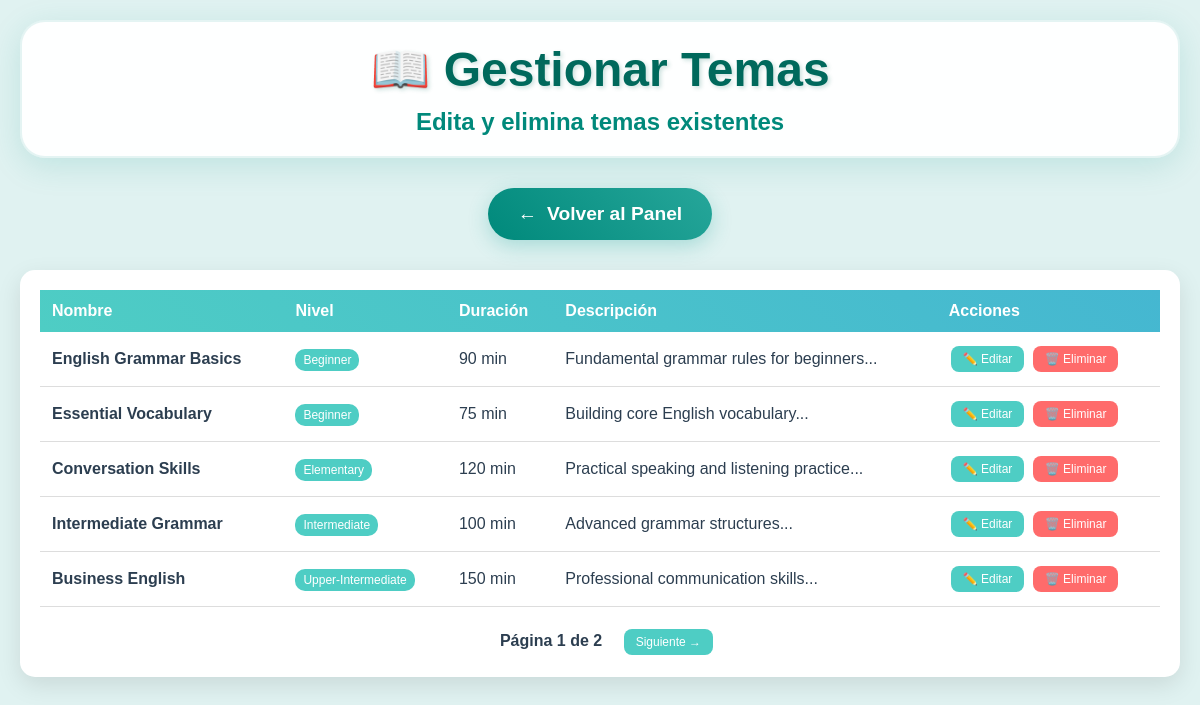
/?controller=teacher&action=manageTopics (signed in), run on the app's committed database.
### tables this page shows
CREATE TABLE Tema (
    id INT PRIMARY KEY AUTO_INCREMENT,
    nombre VARCHAR(255) NOT NULL,
    descripcion TEXT,
    nivel_requerido ENUM('Beginner', 'Elementary', 'Intermediate', 'Upper-Intermediate', 'Advanced'),
    audios TEXT,
    contenidos TEXT,
    duracion_estimada INT DEFAULT 60  
);

### controllers/TeacherController.php (called while the page is built, shortened)
<?php
require_once 'models/Tema.php';
class TeacherController {
    private $temaModel;
    public function __construct() {
        $this->temaModel = new Tema();
    }
    public function manageTopics() {
        $page = $_GET['page'] ?? 1;
        $limit = 5;
        $data = [
            'temas' => $this->temaModel->getAll($page, $limit),
            'total' => $this->temaModel->getCount(),
            'current_page' => $page,
            'total_pages' => ceil($this->temaModel->getCount() / $limit),
            'page_title' => 'Gestionar Temas'
        ];
        $this->loadView('teacher/manage_topics', $data);
    }
    private function loadView($view, $data = []) {
        extract($data);
        require_once "views/$view.php";
    }
}
?>

### models/Tema.php (called while the page is built, shortened)
<?php
require_once 'config/Database.php';
class Tema {
    private $db;
    public function __construct() {
        $this->db = Database::getInstance()->getConnection();
    }
    public function getAll($page = 1, $limit = 10) {
        $offset = ($page - 1) * $limit;
        $stmt = $this->db->prepare("SELECT * FROM Tema ORDER BY nivel_requerido, nombre LIMIT $limit OFFSET $offset");
        $stmt->execute();
        return $stmt->fetchAll(PDO::FETCH_ASSOC);
    }
}
?>

### config/Database.php (called while the page is built)
<?php
class Database {
    private static $instance = null;
    private $pdo;
    private function __construct() {
        $host = 'localhost';
        $dbname = 'english_learning_system';
        $username = 'root';
        $password = 'root';
        try {
            $this->pdo = new PDO("mysql:host=$host;dbname=$dbname;charset=utf8", $username, $password);
            $this->pdo->setAttribute(PDO::ATTR_ERRMODE, PDO::ERRMODE_EXCEPTION);
            $this->pdo->setAttribute(PDO::ATTR_DEFAULT_FETCH_MODE, PDO::FETCH_ASSOC);
        } catch(PDOException $e) {
            die("Database connection failed: " . $e->getMessage());
        }
    }
    public static function getInstance() {
        if (self::$instance === null) {
            self::$instance = new self();
        }
        return self::$instance;
    }
    public function getConnection() {
        return $this->pdo;
    }
}
?>

### views/teacher/manage_topics.php (the view, shortened to what this page needs)
<!DOCTYPE html>
<html lang="es">
<head>
    <link rel="stylesheet" href="/englishdemo/assets/css/styles_kids.css">
</head>
<body>
    <div class="manage-container">
        <div class="header bounce fade-in">
            <h1>📖 Gestionar Temas</h1>
            <p>Edita y elimina temas existentes</p>
        </div>
        <nav class="nav-menu">
            <a href="/englishdemo/?controller=teacher&action=panel" class="nav-btn exercises">
                <span>←</span>
                <span>Volver al Panel</span>
            </a>
        </nav>
        <div class="topics-table">
            <table style="width: 100%; border-collapse: collapse;">
                <thead>
                    <tr style="background: linear-gradient(45deg, #4ECDC4, #45B7D1); color: white;">
                        <th style="padding: 12px; text-align: left;">Nombre</th>
                        <th style="padding: 12px; text-align: left;">Nivel</th>
                        <th style="padding: 12px; text-align: left;">Duración</th>
                        <th style="padding: 12px; text-align: left;">Descripción</th>
                        <th style="padding: 12px; text-align: left;">Acciones</th>
                    </tr>
                </thead>
                <tbody>
                    <?php if(isset($temas)): foreach($temas as $tema): ?>
                        <tr>
                            <td style="padding: 12px; border-bottom: 1px solid #ddd;">
                                <strong><?php echo $tema['nombre']; ?></strong>
                            </td>
                            <td style="padding: 12px; border-bottom: 1px solid #ddd;">
                                <span style="background: #4ECDC4; color: white; padding: 4px 8px; border-radius: 10px; font-size: 12px;">
                                    <?php echo $tema['nivel_requerido']; ?>
                                </span>
                            </td>
                            <td style="padding: 12px; border-bottom: 1px solid #ddd;">
                                <?php echo $tema['duracion_estimada']; ?> min
                            </td>
                            <td style="padding: 12px; border-bottom: 1px solid #ddd;">
                                <?php echo substr($tema['descripcion'], 0, 50) . '...'; ?>
                            </td>
                            <td style="padding: 12px; border-bottom: 1px solid #ddd;">
                                <a href="/englishdemo/?controller=teacher&action=editTopic&id=<?php echo $tema['id']; ?>" class="btn-action btn-edit">
                                    ✏️ Editar
                                </a>
                                <a href="/englishdemo/?controller=teacher&action=deleteTopic&id=<?php echo $tema['id']; ?>"
                                   class="btn-action btn-delete"
                                   onclick="return confirm('¿Estás seguro de eliminar este tema?')">
                                    🗑️ Eliminar
                                </a>
                            </td>
                        </tr>
                    <?php endforeach; endif; ?>
                </tbody>
            </table>
            <?php if ($total_pages > 1): ?>
                <div class="pagination" style="text-align: center; margin-top: 20px;">
                    <span style="margin: 0 15px; font-weight: bold;">Página <?php echo $current_page; ?> de <?php echo $total_pages; ?></span>
                    <?php if ($current_page < $total_pages): ?>
                        <a href="?controller=teacher&action=manageTopics&page=<?php echo $current_page + 1; ?>" class="btn-action btn-edit">Siguiente →</a>
                    <?php endif; ?>
                </div>
            <?php endif; ?>
        </div>
    </div>
</body>
</html>

### assets/css/styles_kids.css (style rules this page uses)
* { margin: 0; padding: 0; box-sizing: border-box; }
body { font-family: 'Comic Sans MS', cursive, sans-serif; background: #e0f2f1; min-height: 100vh; color: #2C3E50; }
.header { text-align: center; margin-bottom: 30px; background: rgba(255, 255, 255, 0.95); border-radius: 25px; padding: 20px; box-shadow: 0 8px 32px rgba(0, 150, 136, 0.15); border: 2px solid rgba(0, 150, 136, 0.1); }
.header h1 { font-size: 3rem; color: #00695c; text-shadow: 2px 2px 4px rgba(0, 105, 92, 0.2); margin-bottom: 10px; }
.header p { font-size: 1.5rem; color: #00897b; font-weight: bold; }
.nav-menu { display: flex; justify-content: center; gap: 20px; margin-bottom: 30px; flex-wrap: wrap; }
.nav-btn { background: linear-gradient(45deg, #26a69a, #4db6ac); border: none; border-radius: 50px; padding: 15px 30px; font-size: 1.2rem; font-weight: bold; color: white; text-decoration: none; display: flex; align-items: center; gap: 10px; box-shadow: 0 6px 20px rgba(38, 166, 154, 0.3); transition: all 0.3s ease; cursor: pointer; }
.nav-btn.exercises { background: linear-gradient(45deg, #00897b, #26a69a); }
.bounce { animation: bounce 2s infinite; }

### views/teacher/manage_topics.php (style rules this page uses)
.manage-container { max-width: 1200px; margin: 0 auto; padding: 20px; }
.topics-table { background: white; border-radius: 15px; padding: 20px; box-shadow: 0 8px 25px rgba(0,0,0,0.1); overflow-x: auto; }
.btn-action { padding: 6px 12px; border: none; border-radius: 8px; font-size: 12px; cursor: pointer; margin: 2px; text-decoration: none; display: inline-block; }
.btn-edit { background: #4ECDC4; color: white; }
.btn-delete { background: #FF6B6B; color: white; }

### data on the page
tema: nombre "English Grammar Basics", nivel_requerido "Beginner", duracion_estimada "90", descripcion "Fundamental grammar rules for beginners"
tema: nombre "Essential Vocabulary", nivel_requerido "Beginner", duracion_estimada "75", descripcion "Building core English vocabulary"
tema: nombre "Conversation Skills", nivel_requerido "Elementary", duracion_estimada "120", descripcion "Practical speaking and listening practice"
tema: nombre "Intermediate Grammar", nivel_requerido "Intermediate", duracion_estimada "100", descripcion "Advanced grammar structures"
tema: nombre "Business English", nivel_requerido "Upper-Intermediate", duracion_estimada "150", descripcion "Professional communication skills"

### other printed values
$current_page "1"
$total_pages "2"
